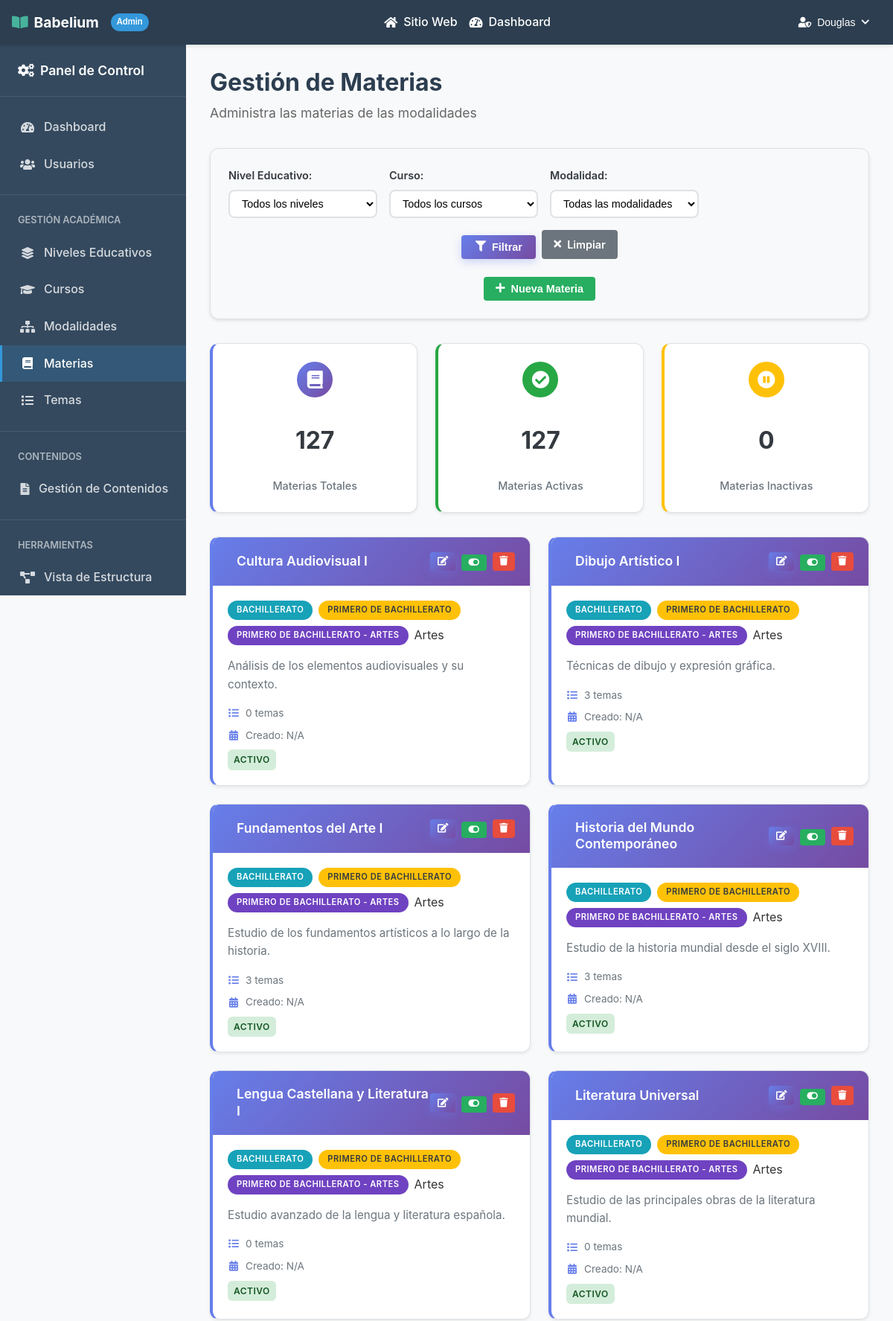
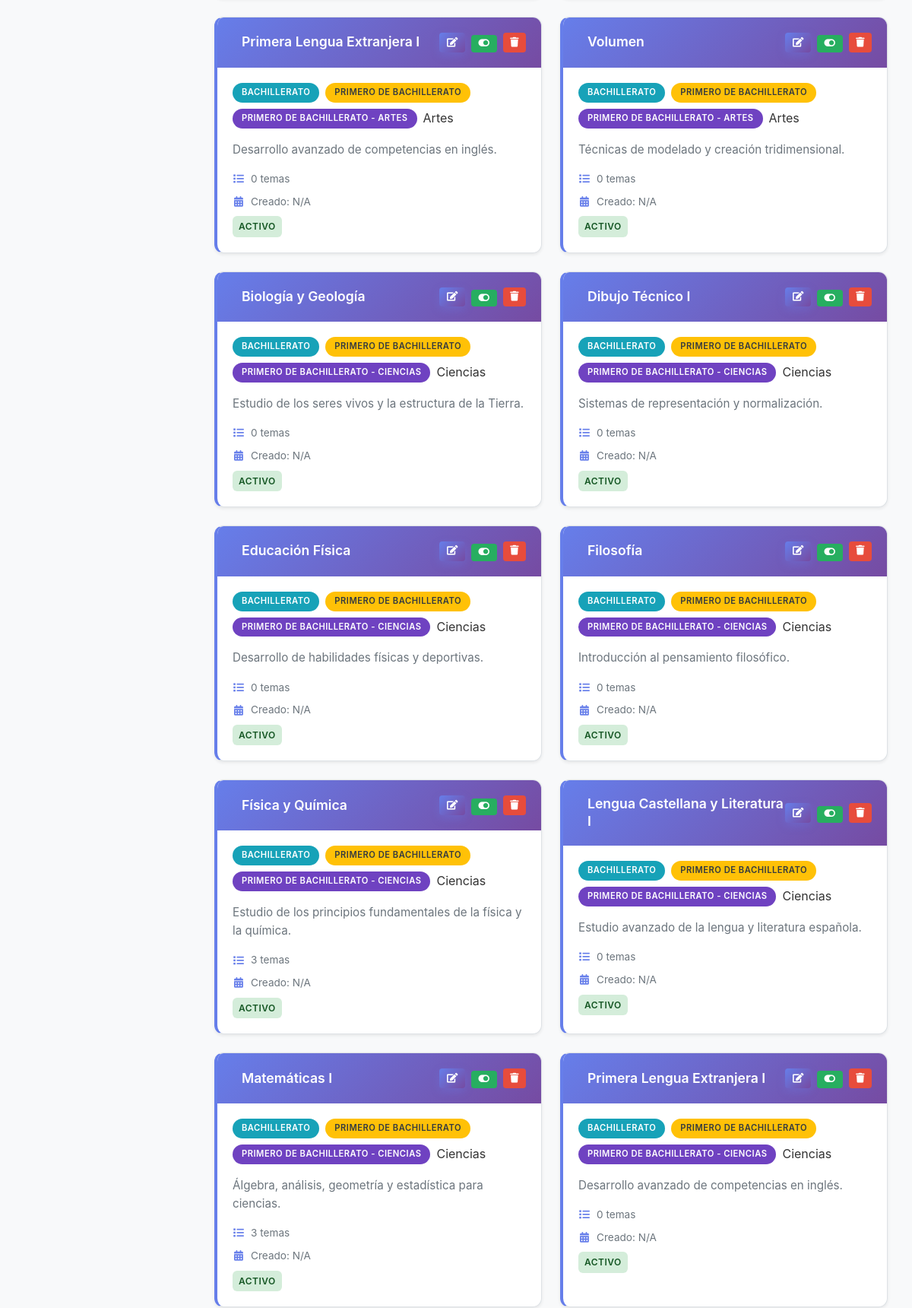
Page /admin/materias.php (signed in, upper part) on the committed database (2 pictures, top to bottom).
### tables this page shows
CREATE TABLE `materias` (
  `id` int(11) NOT NULL,
  `modalidad_curso_id` int(11) NOT NULL,
  `nombre` varchar(255) NOT NULL,
  `descripcion` text DEFAULT NULL,
  `creditos` int(11) DEFAULT 0,
  `obligatoria` tinyint(1) DEFAULT 1,
  `activo` tinyint(1) DEFAULT 1,
  `nivel_id` int(11) DEFAULT NULL
);

### admin/materias.php (the view, shortened to what this page needs)
<?php
require_once('../db/connection.php');
try {
    $where_conditions = [];
    $params = [];
    $param_types = "";
    $where_clause = !empty($where_conditions) ? "WHERE " . implode(" AND ", $where_conditions) : "";
    $query = "
        SELECT mat.*,
           COALESCE(m.nombre, 'Sin modalidad') as modalidad_nombre,
           COALESCE(c.nombre, 'Sin curso') as curso_nombre,
           COALESCE(ne.nombre, 'Sin nivel') as nivel_nombre,
           COALESCE(r.nombre, 'Sin rama') as rama_nombre,
           COALESCE((SELECT COUNT(*) FROM temas WHERE materia_id = mat.id), 0) as total_temas
    FROM materias mat
    LEFT JOIN modalidades_curso m ON mat.modalidad_curso_id = m.id
    LEFT JOIN cursos c ON m.curso_id = c.id
    LEFT JOIN niveles_educativos ne ON c.nivel_id = ne.id
    LEFT JOIN ramas r ON m.rama_id = r.id
    $where_clause
    ORDER BY COALESCE(ne.nombre, 'ZZZ'), COALESCE(c.nombre, 'ZZZ'), COALESCE(m.nombre, 'ZZZ'), mat.nombre
";
    if (!empty($params)) {
        $stmt = $conexion->prepare($query);
        if (!$stmt) {
            throw new Exception("Error preparando consulta: " . $conexion->error);
        }
        $stmt->bind_param($param_types, ...$params);
        $stmt->execute();
        $result = $stmt->get_result();
        $materias = [];
        while ($row = $result->fetch_assoc()) {
            $materias[] = $row;
        }
        $stmt->close();
    } else {
        $result = $conexion->query($query);
        $materias = [];
        while ($row = $result->fetch_assoc()) {
            $materias[] = $row;
        }
    }
} catch (Exception $e) {
    $materias = [];
    $mensaje = "Error al cargar las materias: " . $e->getMessage();
    $tipo_mensaje = "error";
    error_log("Error en materias.php: " . $e->getMessage());
}
$total_materias = count($materias);
$materias_activas = array_filter($materias, function($materia) {
    return $materia['activo'] == 1;
});
$total_activas = count($materias_activas);
$total_inactivas = $total_materias - $total_activas;
?>
<!DOCTYPE html>
<html lang="es">
<head>
    <link rel="stylesheet" href="https://cdnjs.cloudflare.com/ajax/libs/font-awesome/6.5.0/css/all.min.css">
    <link rel="stylesheet" href="../css/reset.css">
    <link rel="stylesheet" href="../css/style.css">
    <link rel="stylesheet" href="../css/admin.css">
    <link rel="stylesheet" href="../css/admin-materias.css">
    <link rel="stylesheet" href="../css/components.css">
</head>
<body>
    <?php include_once "../includes/admin_header.php" ?>
    <div class="admin-container">
        <aside class="admin-sidebar">
            <div class="sidebar-header">
                <h3>
                    <i class="fas fa-cogs"></i>
                    Panel de Control
                </h3>
            </div>
            <nav class="sidebar-nav">
                <a href="dashboard.php" class="nav-item">
                    <i class="fas fa-tachometer-alt"></i>
                    <span>Dashboard</span>
                </a>
                <a href="usuarios.php" class="nav-item">
                    <i class="fas fa-users"></i>
                    <span>Usuarios</span>
                </a>
                <div style="border-top: 1px solid rgba(255,255,255,0.1); margin: 1rem 0;"></div>
                <div style="padding: 0.5rem 1.5rem; color: rgba(255,255,255,0.6); font-size: 0.8rem; font-weight: 600; text-transform: uppercase;">
                    Gestión Académica
                </div>
                <a href="niveles.php" class="nav-item">
                    <i class="fas fa-layer-group"></i>
                    <span>Niveles Educativos</span>
                </a>
                <a href="cursos.php" class="nav-item">
                    <i class="fas fa-graduation-cap"></i>
                    <span>Cursos</span>
                </a>
                <a href="modalidades.php" class="nav-item">
                    <i class="fas fa-sitemap"></i>
                    <span>Modalidades</span>
                </a>
                <a href="materias.php" class="nav-item active">
                    <i class="fas fa-book"></i>
                    <span>Materias</span>
                </a>
                <a href="temas.php" class="nav-item">
                    <i class="fas fa-list"></i>
                    <span>Temas</span>
                </a>
                <div style="border-top: 1px solid rgba(255,255,255,0.1); margin: 1rem 0;"></div>
                <div style="padding: 0.5rem 1.5rem; color: rgba(255,255,255,0.6); font-size: 0.8rem; font-weight: 600; text-transform: uppercase;">
                    Contenidos
                </div>
                <a href="contenidos.php" class="nav-item">
                    <i class="fas fa-file-alt"></i>
                    <span>Gestión de Contenidos</span>
                </a>
                <div style="border-top: 1px solid rgba(255,255,255,0.1); margin: 1rem 0;"></div>
                <div style="padding: 0.5rem 1.5rem; color: rgba(255,255,255,0.6); font-size: 0.8rem; font-weight: 600; text-transform: uppercase;">
                    Herramientas
                </div>
                <a href="estructura.php" class="nav-item">
                    <i class="fas fa-project-diagram"></i>
                    <span>Vista de Estructura</span>
                </a>
            </nav>
        </aside>
        <main class="admin-main">
            <div class="admin-header">
                <h1>Gestión de Materias</h1>
                <p>Administra las materias de las modalidades</p>
            </div>
            <div class="content-filters">
                <form method="GET" class="filters-form">
                    <div class="filter-group">
                        <label for="nivel">Nivel Educativo:</label>
                        <select name="nivel" id="nivel">
                            <option value="">Todos los niveles</option>
                        </select>
                    </div>
                    <div class="filter-group">
                        <label for="curso">Curso:</label>
                        <select name="curso" id="curso">
                            <option value="">Todos los cursos</option>
                        </select>
                    </div>
                    <div class="filter-group">
                        <label for="modalidad">Modalidad:</label>
                        <select name="modalidad" id="modalidad">
                            <option value="">Todas las modalidades</option>
                        </select>
                    </div>
                    <div class="filter-actions">
                        <button type="submit" class="btn btn-primary">
                            <i class="fas fa-filter"></i> Filtrar
                        </button>
                        <a href="materias.php" class="btn btn-secondary">
                            <i class="fas fa-times"></i> Limpiar
                        </a>
                    </div>
                </form>
                <div class="content-actions">
                    <button onclick="openModal('createModal')" class="btn btn-success">
                        <i class="fas fa-plus"></i> Nueva Materia
                    </button>
                </div>
            </div>
            <div class="stats-container">
                <div class="stat-card primary">
                    <div class="stat-icon">
                        <i class="fas fa-book"></i>
                    </div>
                    <div class="stat-number"><?php echo $total_materias; ?></div>
                    <div class="stat-label">Materias Totales</div>
                </div>
                <div class="stat-card success">
                    <div class="stat-icon">
                        <i class="fas fa-check-circle"></i>
                    </div>
                    <div class="stat-number"><?php echo $total_activas; ?></div>
                    <div class="stat-label">Materias Activas</div>
                </div>
                <div class="stat-card warning">
                    <div class="stat-icon">
                        <i class="fas fa-pause-circle"></i>
                    </div>
                    <div class="stat-number"><?php echo $total_inactivas; ?></div>
                    <div class="stat-label">Materias Inactivas</div>
                </div>
            </div>
            <div class="materia-grid">
                <?php if (empty($materias)): ?>
                    <div class="no-data">
                        <i class="fas fa-inbox"></i>
                        <p>No se encontraron materias</p>
                        <small>Crea una nueva materia para empezar</small>
                    </div>
                <?php else: ?>
                    <?php foreach ($materias as $materia): ?>
                        <div class="materia-card <?php echo $materia['activo'] ? '' : 'inactivo'; ?>" style="border-left-color: <?php echo isset($materia['color']) ? htmlspecialchars($materia['color']) : '#667eea'; ?>">
                            <div class="materia-header">
                                <div class="materia-title">
                                    <span class="materia-title-text"><?php echo htmlspecialchars($materia['nombre']); ?></span>
                                </div>
                                <div class="materia-actions">
                                    <button onclick="editMateria(<?php echo json_encode($materia); ?>)" class="btn btn-sm btn-primary" title="Editar">
                                        <i class="fas fa-edit"></i>
                                    </button>
                                    <form method="POST" style="display: inline;">
                                        <button type="submit" class="btn btn-sm <?php echo $materia['activo'] ? 'btn-success' : 'btn-secondary'; ?>" title="<?php echo $materia['activo'] ? 'Desactivar' : 'Activar'; ?>">
                                            <i class="fas fa-<?php echo $materia['activo'] ? 'toggle-on' : 'toggle-off'; ?>"></i>
                                        </button>
                                    </form>
                                    <button onclick="deleteMateria(<?php echo $materia['id']; ?>, <?php echo json_encode($materia['nombre']); ?>, <?php echo $materia['total_temas']; ?>)" class="btn btn-sm btn-danger" title="Eliminar">
                                        <i class="fas fa-trash"></i>
                                    </button>
                                </div>
                            </div>
                            <div class="materia-body">
                                <div class="materia-badges">
                                    <span class="nivel-badge"><?php echo htmlspecialchars($materia['nivel_nombre']); ?></span>
                                    <span class="curso-badge"><?php echo htmlspecialchars($materia['curso_nombre']); ?></span>
                                    <span class="modalidad-badge"><?php echo htmlspecialchars($materia['modalidad_nombre']); ?></span>
                                    <span class="rama-badge"><?php echo htmlspecialchars($materia['rama_nombre']); ?></span>
                                </div>
                                <div class="materia-description">
                                    <?php echo !empty($materia['descripcion']) ? htmlspecialchars($materia['descripcion']) : '<em>Sin descripción</em>'; ?>
                                </div>
                                <div class="materia-meta">
                                    <div class="materia-meta-item">
                                        <i class="fas fa-list"></i>
                                        <span><?php echo $materia['total_temas']; ?> temas</span>
                                    </div>
                                    <div class="materia-meta-item">
                                        <i class="fas fa-calendar-alt"></i>
                                        <span>Creado: <?php echo isset($materia['fecha_creacion']) ? date('d/m/Y', strtotime($materia['fecha_creacion'])) : 'N/A'; ?></span>
                                    </div>
                                    <div class="materia-meta-item">
                                        <span class="estado-badge <?php echo $materia['activo'] ? 'estado-activo' : 'estado-inactivo'; ?>">
                                            <?php echo $materia['activo'] ? 'Activo' : 'Inactivo'; ?>
                                        </span>
                                    </div>
                                </div>
                            </div>
                        </div>
                    <?php endforeach; ?>
                <?php endif; ?>
            </div>
        </main>
    </div>
</body>
</html>

### rows in the picture
materias: nombre "Cultura Audiovisual I", activo 1 (drawn), nivel_nombre "BACHILLERATO", curso_nombre "PRIMERO DE BACHILLERATO", modalidad_nombre "PRIMERO DE BACHILLERATO - ARTES", rama_nombre "Artes", descripcion "Análisis de los elementos audiovisuales y su contexto.", total_temas "0"
materias: nombre "Dibujo Artístico I", activo 1 (drawn), nivel_nombre "BACHILLERATO", curso_nombre "PRIMERO DE BACHILLERATO", modalidad_nombre "PRIMERO DE BACHILLERATO - ARTES", rama_nombre "Artes", descripcion "Técnicas de dibujo y expresión gráfica.", total_temas "3"
materias: nombre "Fundamentos del Arte I", activo 1 (drawn), nivel_nombre "BACHILLERATO", curso_nombre "PRIMERO DE BACHILLERATO", modalidad_nombre "PRIMERO DE BACHILLERATO - ARTES", rama_nombre "Artes", descripcion "Estudio de los fundamentos artísticos a lo largo de la historia.", total_temas "3"
materias: nombre "Historia del Mundo Contemporáneo", activo 1 (drawn), nivel_nombre "BACHILLERATO", curso_nombre "PRIMERO DE BACHILLERATO", modalidad_nombre "PRIMERO DE BACHILLERATO - ARTES", rama_nombre "Artes", descripcion "Estudio de la historia mundial desde el siglo XVIII.", total_temas "3"
materias: nombre "Lengua Castellana y Literatura I", activo 1 (drawn), nivel_nombre "BACHILLERATO", curso_nombre "PRIMERO DE BACHILLERATO", modalidad_nombre "PRIMERO DE BACHILLERATO - ARTES", rama_nombre "Artes", descripcion "Estudio avanzado de la lengua y literatura española.", total_temas "0"
materias: nombre "Literatura Universal", activo 1 (drawn), nivel_nombre "BACHILLERATO", curso_nombre "PRIMERO DE BACHILLERATO", modalidad_nombre "PRIMERO DE BACHILLERATO - ARTES", rama_nombre "Artes", descripcion "Estudio de las principales obras de la literatura mundial.", total_temas "0"
materias: nombre "Primera Lengua Extranjera I", activo 1 (drawn), nivel_nombre "BACHILLERATO", curso_nombre "PRIMERO DE BACHILLERATO", modalidad_nombre "PRIMERO DE BACHILLERATO - ARTES", rama_nombre "Artes", descripcion "Desarrollo avanzado de competencias en inglés.", total_temas "0"
materias: nombre "Volumen", activo 1 (drawn), nivel_nombre "BACHILLERATO", curso_nombre "PRIMERO DE BACHILLERATO", modalidad_nombre "PRIMERO DE BACHILLERATO - ARTES", rama_nombre "Artes", descripcion "Técnicas de modelado y creación tridimensional.", total_temas "0"
materias: nombre "Biología y Geología", activo 1 (drawn), nivel_nombre "BACHILLERATO", curso_nombre "PRIMERO DE BACHILLERATO", modalidad_nombre "PRIMERO DE BACHILLERATO - CIENCIAS", rama_nombre "Ciencias", descripcion "Estudio de los seres vivos y la estructura de la Tierra.", total_temas "0"
materias: nombre "Dibujo Técnico I", activo 1 (drawn), nivel_nombre "BACHILLERATO", curso_nombre "PRIMERO DE BACHILLERATO", modalidad_nombre "PRIMERO DE BACHILLERATO - CIENCIAS", rama_nombre "Ciencias", descripcion "Sistemas de representación y normalización.", total_temas "0"
materias: nombre "Educación Física", activo 1 (drawn), nivel_nombre "BACHILLERATO", curso_nombre "PRIMERO DE BACHILLERATO", modalidad_nombre "PRIMERO DE BACHILLERATO - CIENCIAS", rama_nombre "Ciencias", descripcion "Desarrollo de habilidades físicas y deportivas.", total_temas "0"
materias: nombre "Filosofía", activo 1 (drawn), nivel_nombre "BACHILLERATO", curso_nombre "PRIMERO DE BACHILLERATO", modalidad_nombre "PRIMERO DE BACHILLERATO - CIENCIAS", rama_nombre "Ciencias", descripcion "Introducción al pensamiento filosófico.", total_temas "0"
materias: nombre "Física y Química", activo 1 (drawn), nivel_nombre "BACHILLERATO", curso_nombre "PRIMERO DE BACHILLERATO", modalidad_nombre "PRIMERO DE BACHILLERATO - CIENCIAS", rama_nombre "Ciencias", descripcion "Estudio de los principios fundamentales de la física y la química.", total_temas "3"
materias: nombre "Lengua Castellana y Literatura I", activo 1 (drawn), nivel_nombre "BACHILLERATO", curso_nombre "PRIMERO DE BACHILLERATO", modalidad_nombre "PRIMERO DE BACHILLERATO - CIENCIAS", rama_nombre "Ciencias", descripcion "Estudio avanzado de la lengua y literatura española.", total_temas "0"
materias: nombre "Matemáticas I", activo 1 (drawn), nivel_nombre "BACHILLERATO", curso_nombre "PRIMERO DE BACHILLERATO", modalidad_nombre "PRIMERO DE BACHILLERATO - CIENCIAS", rama_nombre "Ciencias", descripcion "Álgebra, análisis, geometría y estadística para ciencias.", total_temas "3"
materias: nombre "Primera Lengua Extranjera I", activo 1 (drawn), nivel_nombre "BACHILLERATO", curso_nombre "PRIMERO DE BACHILLERATO", modalidad_nombre "PRIMERO DE BACHILLERATO - CIENCIAS", rama_nombre "Ciencias", descripcion "Desarrollo avanzado de competencias en inglés.", total_temas "0"

### other values in the picture
$usuario_actual['nombre'] "Douglas"
$total_materias "127"
$total_activas "127"
$total_inactivas "0"
